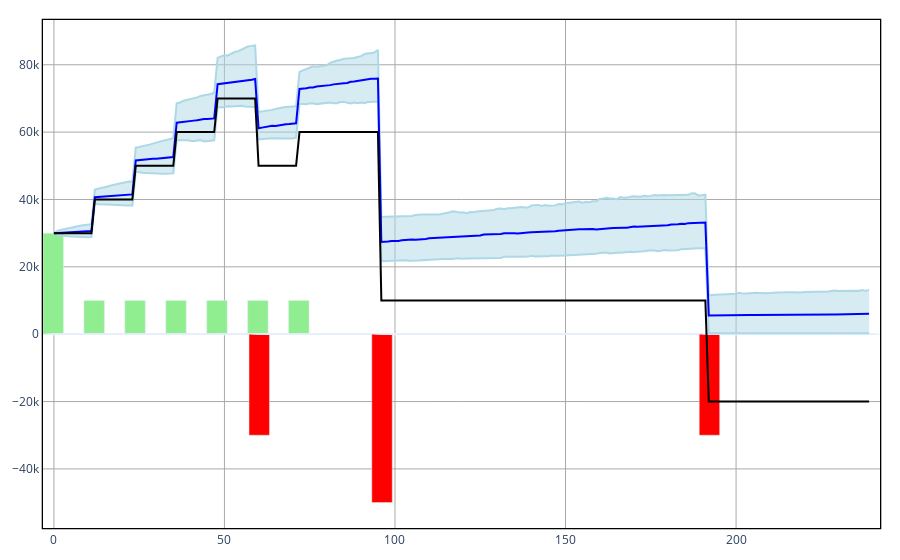

Notebook cell for this chart:
### Code cell
######
EX = 1
######


if EX == 1:
    problem = ALM.ALMplanner(start = "Jan 2021", end = "Jan 2041", user_risk_profile = 0)
    # set planned liabilities
    problem.liabilities.insert("car", "Jan 2026", 30000, 30000*0.65)
    problem.liabilities.insert("university", "Jan 2029", 50000, 50000*0.95)
    problem.liabilities.insert("hawaii", "Jan 2037",30000, 30000*0.85)
    # set planned assets 
    problem.assets.insert("ass_0","Jan 2021",30000)
    recurrent_dates = ["Jan 2022", "Jan 2023", "Jan 2024", "Jan 2025", "Jan 2026", "Jan 2027"]
    for i in np.arange(len(recurrent_dates)):
        problem.assets.insert("ass_" + str(i+1),recurrent_dates[i],10000)
elif EX == 2:
    problem = ALM.ALMplanner(start = "Jan 2021", end = "Jan 2061")
    # set planned liabilities
    recurrent_assets = pd.date_range(start = "Jan 2021", end="Jan 2040", freq = pd.offsets.YearBegin(1))
    for i in np.arange(len(recurrent_assets)):
        problem.assets.insert("ass_" + str(i+1),recurrent_assets[i],1000)
    recurrent_liabilities = pd.date_range(start = "Jan 2041", end="Jan 2060", freq = pd.offsets.YearBegin(1))
    for i in np.arange(len(recurrent_liabilities)):
        problem.liabilities.insert("liab_" + str(i+1),recurrent_liabilities[i],1500,1100)

ALMc.display(problem,bar_width = 6)

### Figure 1 — Plotly figure (JSON) as saved in the notebook; plotly's stock layout.template omitted (floating-point values rounded to 4 significant figures; data arrays with more than 128 entries replaced by an {"elided": "..."} marker saying what was removed)
{"data": [{"line": {"color": "lightblue"}, "mode": "lines", "name": "95% quantile", "type": "scatter", "x": {"elided": "240 int values"}, "y": {"elided": "240 float values"}}, {"fill": "tonexty", "line": {"color": "lightblue"}, "mode": "lines", "name": "5% quantile", "type": "scatter", "x": {"elided": "240 int values"}, "y": {"elided": "240 float values"}}, {"line": {"color": "blue"}, "mode": "lines", "name": "50% quantile", "type": "scatter", "x": {"elided": "240 int values"}, "y": {"elided": "240 float values"}}, {"marker": {"color": "lightgreen"}, "name": "Assets", "type": "bar", "width": 6, "x": {"elided": "240 int values"}, "y": {"elided": "240 int values"}}, {"marker": {"color": "red"}, "name": "Goals", "type": "bar", "width": 6, "x": {"elided": "240 int values"}, "y": {"elided": "240 int values"}}, {"line": {"color": "black"}, "mode": "lines", "name": "Neutral wealth consumption", "type": "scatter", "x": {"elided": "240 int values"}, "y": {"elided": "240 int values"}}], "layout": {"margin": {"b": 20, "l": 20, "r": 20, "t": 20}, "paper_bgcolor": "white", "plot_bgcolor": "white", "showlegend": false, "xaxis": {"gridcolor": "darkgray", "gridwidth": 1, "linecolor": "black", "linewidth": 1.3, "mirror": true, "showgrid": true, "showline": true}, "yaxis": {"gridcolor": "darkgray", "gridwidth": 1, "linecolor": "black", "linewidth": 1.3, "mirror": true, "showgrid": true, "showline": true}}}
